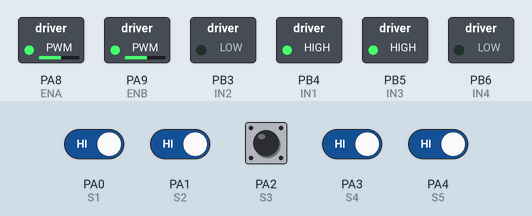
The sketch below on a simulated STM32 Blue Pill. On the bench: switched loads named in the sketch (green lamp = pin HIGH). The test bench sets the inputs (shaded band); at power-on: PA0 (S1), PA1 (S2), PA2 (S3), PA3 (S4), PA4 (S5) HIGH.

Above: at 1.2 s.
1.3 s: PA0 (S1) driven LOW
At 2.5 s:
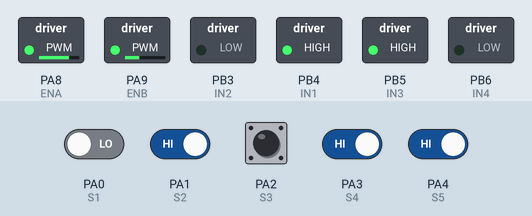
2.8 s: PA1 (S2) driven LOW
At 3.7 s:
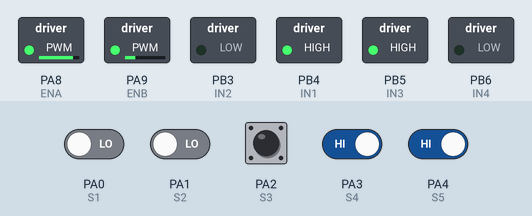
4.3 s: PA3 (S4) driven LOW
At 4.8 s:
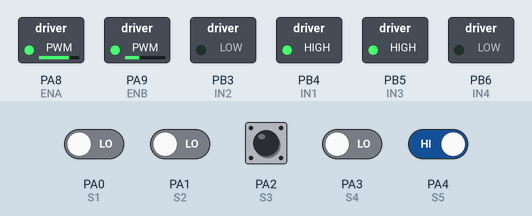
5.8 s: PA4 (S5) driven LOW
At 7.0 s:
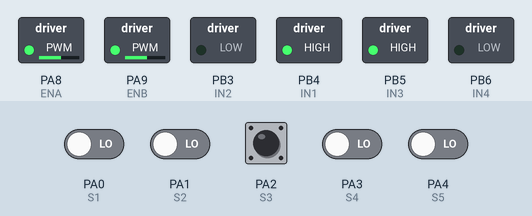
7.3 s: PA0 (S1) driven HIGH
At 8.3 s:
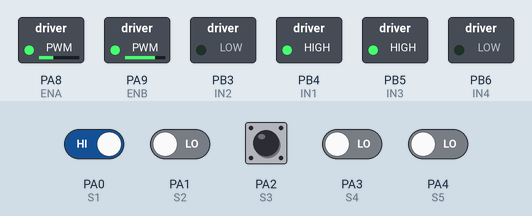
8.8 s: PA1 (S2) driven HIGH
At 9.5 s:
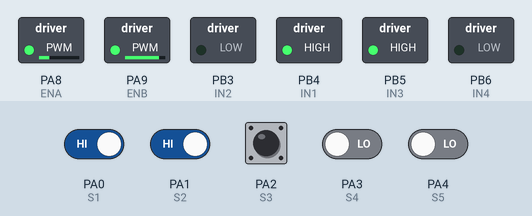
Timing chart, 0 to 11.3 s (numbered marks = the images above; inputs shaded):
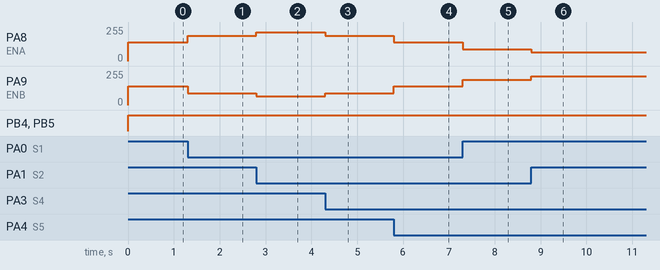

Measured:
- after the input at 1.3 s, PA8 (ENA): 140/255 → 190/255 at once; PA9 (ENB): 140/255 → 90/255 at once
- after the input at 2.8 s, PA8 (ENA): 190/255 → 215/255 at once; PA9 (ENB): 90/255 → 65/255 at once
- after the input at 4.3 s, PA8 (ENA): 215/255 → 190/255 at once; PA9 (ENB): 65/255 → 90/255 at once
- after the input at 5.8 s, PA8 (ENA): 190/255 → 140/255 at once; PA9 (ENB): 90/255 → 140/255 at once
- after the input at 7.3 s, PA8 (ENA): 140/255 → 90/255 at once; PA9 (ENB): 140/255 → 190/255 at once
- after the input at 8.8 s, PA8 (ENA): 90/255 → 65/255 at once; PA9 (ENB): 190/255 → 215/255 at once

The sketch:

line_follower_finalCode.ino
```cpp
// ---------------- SENSOR PINS ----------------
#define S1 PA0
#define S2 PA1
#define S3 PA2
#define S4 PA3
#define S5 PA4

// ---------------- MOTOR PINS ----------------
#define ENA PA8
#define IN1 PB4
#define IN2 PB3

#define ENB PA9
#define IN3 PB5
#define IN4 PB6

// ---------------- PID CONSTANTS ----------------
float Kp = 25;
float Ki = 0;
float Kd = 15;

int baseSpeed = 140;

float error = 0;
float previousError = 0;
float integral = 0;
float derivative = 0;

void setup() {

  pinMode(S1, INPUT);
  pinMode(S2, INPUT);
  pinMode(S3, INPUT);
  pinMode(S4, INPUT);
  pinMode(S5, INPUT);

  pinMode(ENA, OUTPUT);
  pinMode(IN1, OUTPUT);
  pinMode(IN2, OUTPUT);

  pinMode(ENB, OUTPUT);
  pinMode(IN3, OUTPUT);
  pinMode(IN4, OUTPUT);
}

void loop() {

  // ----------- SENSOR READ -----------
  int s1 = digitalRead(S1) == LOW ? 1 : 0;
  int s2 = digitalRead(S2) == LOW ? 1 : 0;
  int s3 = digitalRead(S3) == LOW ? 1 : 0;
  int s4 = digitalRead(S4) == LOW ? 1 : 0;
  int s5 = digitalRead(S5) == LOW ? 1 : 0;

  // ----------- ERROR CALCULATION -----------
  error = (-2*s1) + (-1*s2) + (0*s3) + (1*s4) + (2*s5);

  // ----------- PID -----------
  integral += error;
  derivative = error - previousError;

  float correction = (Kp * error) + (Ki * integral) + (Kd * derivative);

  previousError = error;

  // ----------- MOTOR SPEED -----------
  int leftSpeed = baseSpeed - correction;
  int rightSpeed = baseSpeed + correction;

  leftSpeed = constrain(leftSpeed, 0, 255);
  rightSpeed = constrain(rightSpeed, 0, 255);

  setMotor(leftSpeed, rightSpeed);
}

// ---------------- MOTOR CONTROL ----------------

void setMotor(int leftSpeed, int rightSpeed) {

  digitalWrite(IN1, HIGH);
  digitalWrite(IN2, LOW);

  digitalWrite(IN3, HIGH);
  digitalWrite(IN4, LOW);

  analogWrite(ENA, leftSpeed);
  analogWrite(ENB, rightSpeed);
}
```
